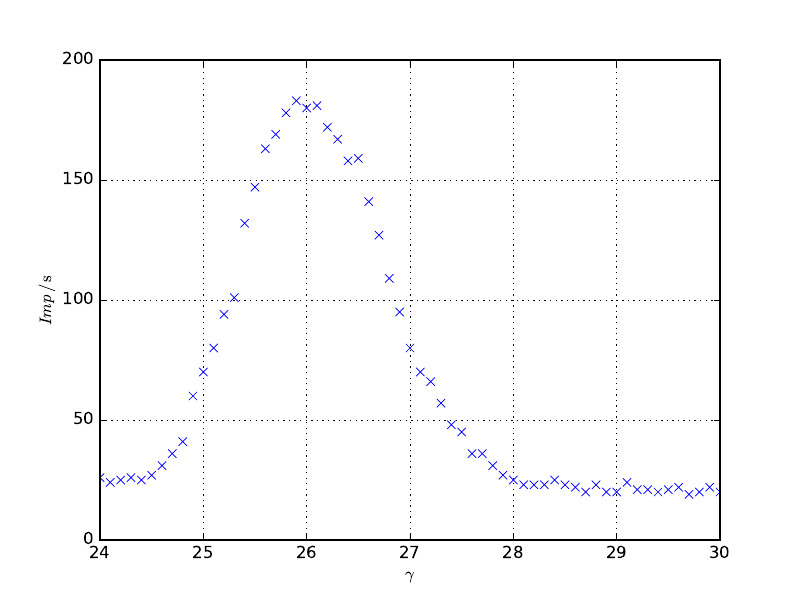

Generate this figure with Python:
import matplotlib.pyplot as plt
import numpy as np
import uncertainties.unumpy as unp
from scipy.optimize import curve_fit
from uncertainties import correlated_values, correlation_matrix
from uncertainties import ufloat
from uncertainties.unumpy import (nominal_values as noms, std_devs as stds)

#the real mean()-ing of life:
#def mittel(x):
#    return ufloat(np.mean(x),np.std(x,ddof=1)/np.sqrt(len(x)))
theta2, imps = np.genfromtxt('../Messdaten/bragg.txt', unpack = True)
theta = theta2/2
h = 4.136*10**(-15) #eV
c = 2.998*10**8 #m/s'
d = 201.4*10**(-12)
E =2*h*c*d*np.sin(theta) #eV


plt.grid()
plt.plot(theta2, imps, 'bx')
plt.xlabel(r'$\theta$')
plt.ylabel(r'$Imp \,/\, \mathrm{s}$')
plt.savefig('bragg.pdf')
